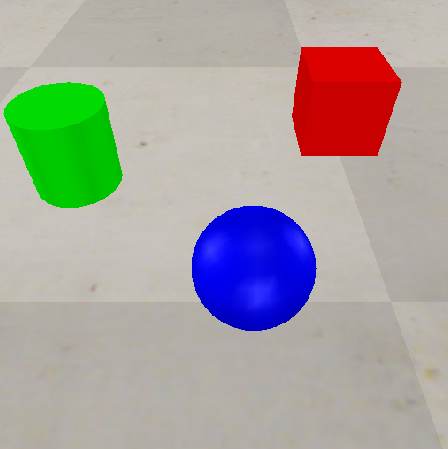
%> input picture trs/youbot/sim.png, 448 x 449 px
$ octave feature_extract20.m   (GNU Octave 9; MATLAB toolbox functions it lacks are replaced by stand-ins)
%> lines starting %> are read from the running program, lines starting %| are printed output that depends on the picture; in (x1, y1, x2, y2) boxes, pixels count from 0 and x2, y2 are one past the last pixel; in counts of white or black regions, pixels touching at a corner belong together; the program's own positions count from 1
### trs/youbot/findcircle.m
function [para] = findcircle(BW,stepR,stepAngle,minR,maxR,p)

[m,n] = size(BW);% BW
cntR = round((maxR-minR)/stepR)+1;% stepR: minR: maxR:
cntAngle = round(2*pi/stepAngle);% stepAngle:
hough_space = zeros(m,n,cntR);% hough_space: h(a,b,r) (a,b) r
[rows,cols] = find(BW);
cntPoints = size(rows,1);

% Hough变换将图像空间(x,y)对应到参数空间(a,b,r)
% a = x-r*cos(angle), b = y-r*sin(angle)
for i=1:cntPoints
    for r=1:cntR
        for k=1:cntAngle
            a = round(rows(i)-(minR+(r-1)*stepR)*cos(k*stepAngle));
            b = round(cols(i)-(minR+(r-1)*stepR)*sin(k*stepAngle));
            if(a>0 && a<=m && b>0 && b<=n)
                hough_space(a,b,r) = hough_space(a,b,r)+1;
            end
        end
    end
end

% 寻找满足阈值的圆的参数
max_para = max(max(max(hough_space)));
index = find(hough_space>=max_para*p); % p:以p*hough_space的最大值为阈值，p取0，1之间的数
length = size(index,1);
hough_circle=zeros(m,n);
for i=1:cntPoints
    for k=1:length
        par3 = floor(index(k)/(m*n))+1;
        par2 = floor((index(k)-(par3-1)*(m*n))/m)+1;
        par1 = index(k)-(par3-1)*(m*n)-(par2-1)*m;
        if((rows(i)-par1)^2+(cols(i)-par2)^2<(minR+(par3-1)*stepR)^2+5 && (rows(i)-par1)^2+(cols(i)-par2)^2>(minR+(par3-1)*stepR)^2-5)
            hough_circle(rows(i),cols(i)) = 1;% hough_circl:二值图像，检测到的圆
        end
    end
end

for k=1:length
    par3 = floor(index(k)/(m*n))+1;
    par2 = floor((index(k)-(par3-1)*(m*n))/m)+1;    % 圆心y坐标
    par1 = index(k)-(par3-1)*(m*n)-(par2-1)*m;      % 圆心x坐标
    par3 = minR+(par3-1)*stepR;                    % 圆的半径
   % fprintf(1,'Center %d %d radius %d\n',par1,par2,par3);
    para(k,:) = [par1,par2,par3];  % para:检测到的圆的圆心、半径
end

### trs/youbot/feature_extract20.m
%HOUGH Summary of this function goes here
%   Detailed explanation goes here
close all;
I = imread('sim.png');
%> I is the input picture: size 449x448x3 uint8; mean R, G, B 165.9, 162.6, 158.2

% w=fspecial('gaussian',[5 5],3);
% I=imfilter(I,w);
%I = imadjust(I);
BW_B=im2bw(I);
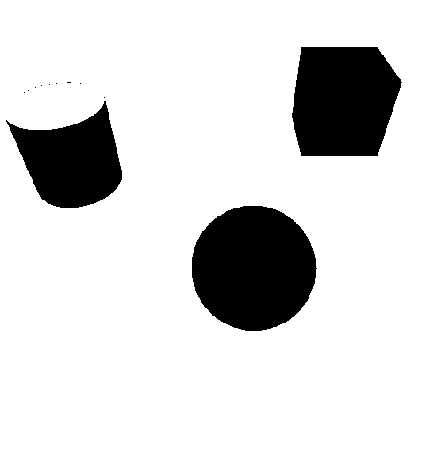
%> BW_B: size 449x448 logical; 85.2% white; 12 black regions (9 under 20 px), largest, box (x1, y1, x2, y2) and area: (192, 206, 317, 331) 12244, (292, 47, 402, 156) 10160, (6, 101, 122, 208) 7358
BW = edge(BW_B,'sobel');
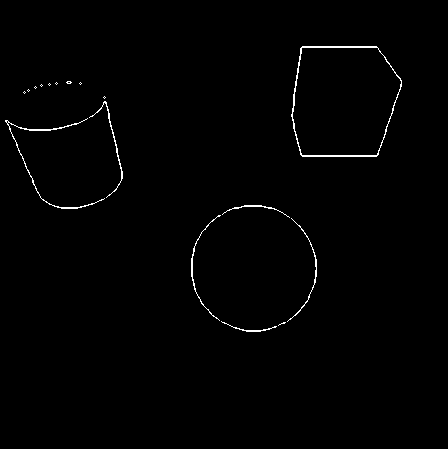
%> BW: size 449x448 logical; 0.83% white in thin lines or dots, all inside (x1, y1, x2, y2) = (5, 46, 402, 332)
figure,imshow(BW);
%hough变换
[H,theta,rho] = hough(BW);
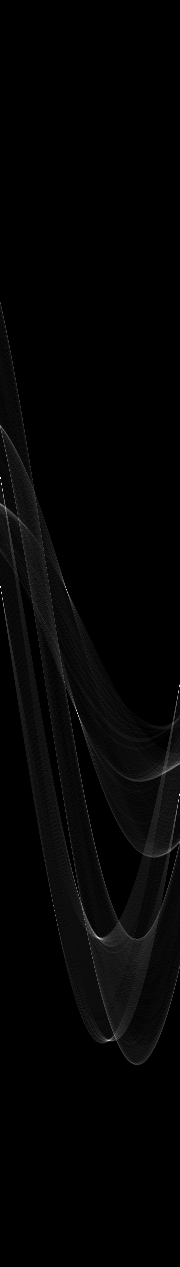
%> H: size 1267x180 double; min 0, max 80, mean 1.3; drawn with min black and max white
%> theta = 180 values from -90 to 89; rho = 1267 values from -633 to 633
%使用houghpeaks寻找峰值
P = houghpeaks(H,20,'threshold',ceil(0.1*max(H(:))));
%> P = 20 rows, first 12: [479 1; 587 1; 714 78; 590 67; 938 98; 1041 109; 508 6; 939 101; 807 178; 773 165; 892 78; 904 82]
size(H)
%> ans = [1267 180]
size(theta)
%> ans = [1 180]
size(rho)
%> ans = [1 1267]
P
lines = houghlines(BW,theta,rho,P,'FillGap',20,'MinLength',20);
%> lines = 20 lines; longest, point1 to point2 (x, y): (6, 121) to (41, 198), (105, 97) to (123, 176), (302, 156) to (378, 156), (302, 48) to (378, 48), (379, 154) to (402, 85), (293, 114) to (302, 48)
%
%在原始的图像上叠加直线
figure,imshow(I),hold on
max_len = 0;
for k=1:length(lines)
    xy = [lines(k).point1;lines(k).point2];
    plot(xy(:,1),xy(:,2),'LineWidth',2,'Color','yellow');
    len = norm(lines(k).point1 - lines(k).point2);
end
%> this loop made 20 passes
%> (xy, len) on passes 1 to 12: ([302 156; 378 156], 76), ([302 48; 378 48], 76), ([105 97; 123 176], 81.02), ([6 121; 41 198], 84.58), ([293 114; 302 48], 66.61), ([379 154; 402 85], 72.73), ([10 128; 46 131], 36.12), ([322 156; 344 157], 22.02), ([294 95; 303 47], 48.84), ([85 121; 51 131], 35.44), ([292 115; 302 156], 42.2), ([292 115; 296 136], 21.38)

param = findcircle(BW,1,0.02,60,150,0.55);% circle on the ball
%> in findcircle, `[rows,cols] = find(BW);`: rows = 1671 values from 47 to 332; cols = 1671 values from 6 to 402
%> in findcircle, `cntPoints = size(rows,1);`: cntPoints = 1671
%> (the run ends here)
